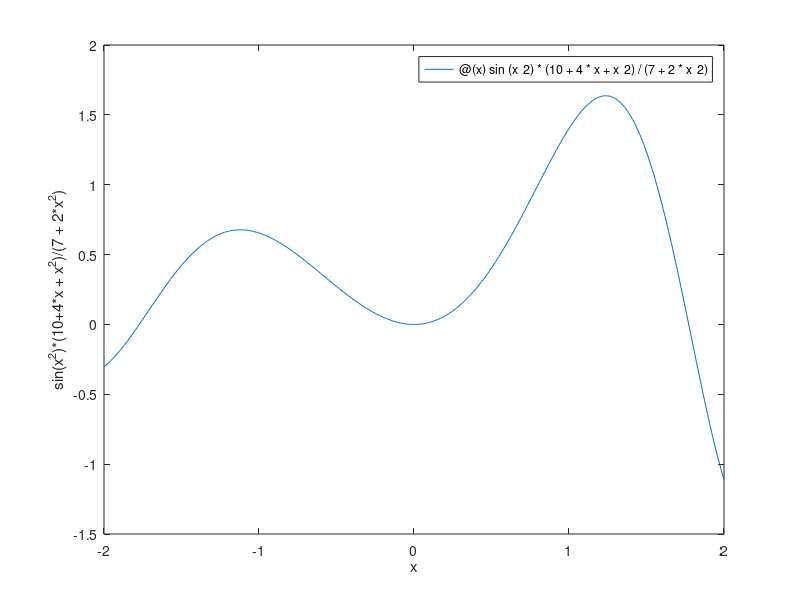

Reproduce this figure in MATLAB.

test = @(x) sin(x^2)*(10+4*x + x^2)/(7 + 2*x^2);

h = figure;
set(h,'name','Dorian Wang''s Stuff and Things''','numbertitle','off')

fplot(test, [-2, 2])
xlabel('x')
ylabel('sin(x^2)*(10+4*x + x^2)/(7 + 2*x^2)')